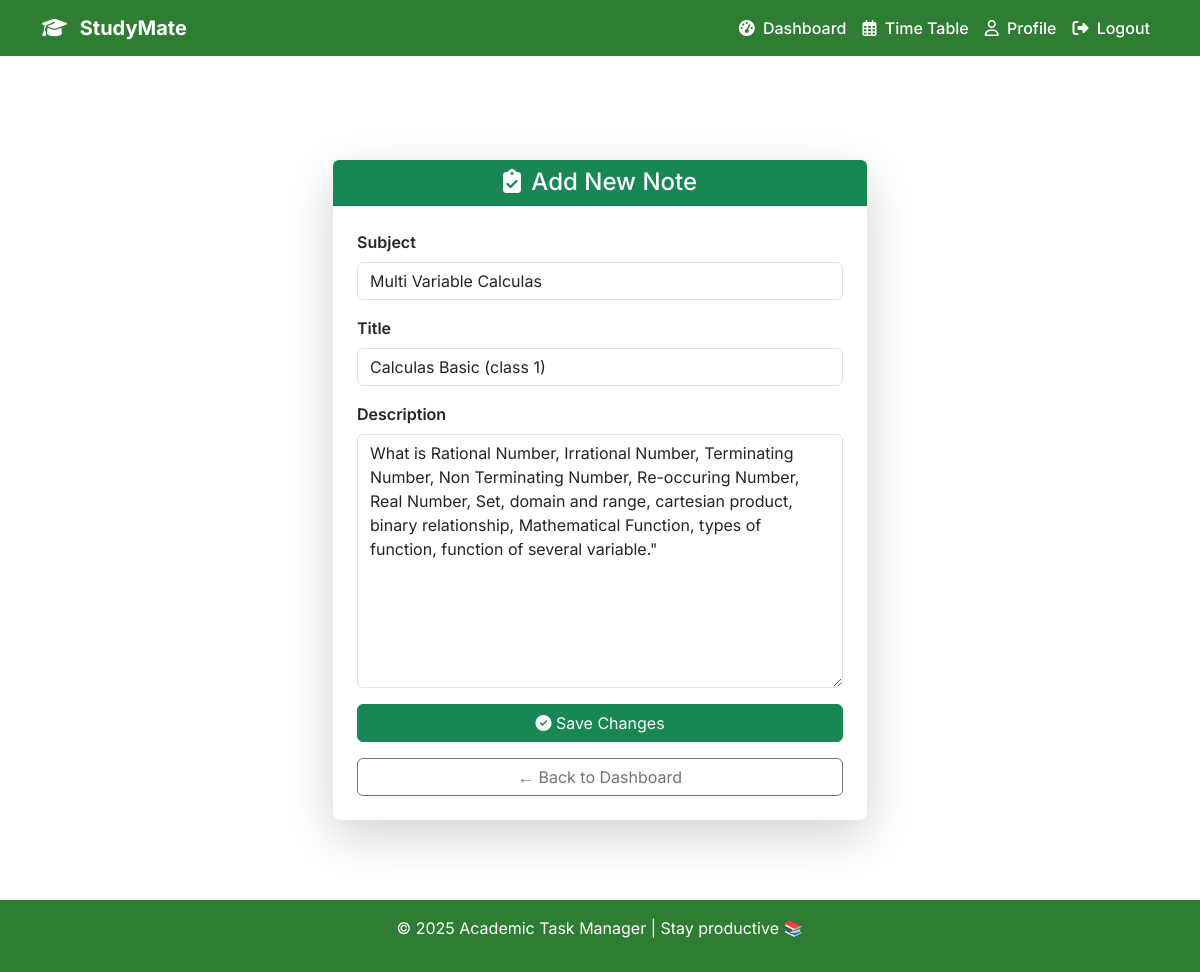
Page /learnings/update/1/ (signed in) on the committed database.
### academy/models.py (models this page shows, shortened)
class LearningItem(models.Model):
    user = models.ForeignKey(settings.AUTH_USER_MODEL, on_delete=models.CASCADE)
    subject = models.ForeignKey(Subject, on_delete=models.CASCADE, related_name="learning_items")
    title = models.CharField(max_length=250)
    description = models.TextField(blank=True, null=True)
    created_at = models.DateTimeField(auto_now_add=True)
    updated_at = models.DateTimeField(auto_now=True)

### academy/views.py (the view)
# urls.py: path("learnings/update/<int:pk>/", add_or_update_learningItem, name="update_item"),  # update
@login_required
def add_or_update_learningItem(request, pk=None):
    item = LearningItem.objects.filter(pk=pk, user=request.user).first() if pk else None
    if request.method == "POST":
        form = LearningItemForm(request.POST, instance=item, user=request.user)
        if form.is_valid():
            learning_item = form.save(commit=False)
            learning_item.user = request.user  # link user automatically
            learning_item.save()
            return redirect("student_dashboard")
    else:
        form = LearningItemForm(instance=item, user=request.user)
    return render(request, "learning_form.html", {"form": form})

### academy/forms.py
class LearningItemForm(forms.ModelForm):
    class Meta:
        model = LearningItem
        fields = ["subject", "title", "description"]  # exclude 'user'
    def __init__(self, *args, **kwargs):
        self.user = kwargs.pop("user")
        super().__init__(*args, **kwargs)
        self.fields["subject"].queryset = Subject.objects.filter(semester=self.user.semester)
        for field_name, field in self.fields.items():
            field.widget.attrs.update({"class": field_name})

### academy/models.py (called while the page is built)
    def __str__(self):
        return self.name

### templates/learning_form.html (shortened to what this page needs)
{% extends "base.html" %}
{% load widget_tweaks %}
{% block content %}
<div class="container py-5">
    <div class="row justify-content-center">
        <div class="col-lg-6 col-md-8">
            <div class="card shadow-lg border-0 rounded-3">
                <div class="card-header bg-success text-white text-center rounded-top">
                    <h4 class="mb-0">
                        {% if task_id %}Update Notes{% else %}<i class="fa-solid fa-clipboard-check text-accent me-1"></i> Add New Note{% endif %}
                    </h4>
                </div>
                <div class="card-body p-4">
                    <form method="post" novalidate>
                        {% for field in form %}
                            <div class="mb-3">
                                <label for="{{ field.id_for_label }}" class="form-label fw-semibold">
                                    {{ field.label }}
                                </label>
                                {{ field|add_class:"form-control" }}
                            </div>
                        {% endfor %}
            <div class="d-grid gap-3">
    <button type="submit" class="btn btn-success btn-md">
        <i class="fa-solid fa-circle-check"></i> Save Changes
    </button>
    <a href="{% url 'student_dashboard' %}" class="btn btn-outline-secondary btn-md">
        ← Back to Dashboard
    </a>
</div>
        </div>
    </div>
</div>
{% endblock %}

### templates/base.html (style rules this page uses)
body { font-family: 'Inter', sans-serif; background-color: #FFFFFF; color: #333; margin: 0; padding: 0; display: flex; flex-direction: column; min-height: 100vh; }

### rows in the picture
LearningItem: form "Multi Variable Calculas" "Calculas Basic (class 1)" "What is Rational Number, Irrational Number, Terminating Number, Non Terminating Number, Re-occuring Number, Real Number, Set, domain and range, cartesian product, binary relationship, Mathematical Function, types of function, function of several variable.\""

### other values in the picture
{{ field.label }} "Subject" "Title" "Description"
{{ year|default:"2025" }} "2025"
